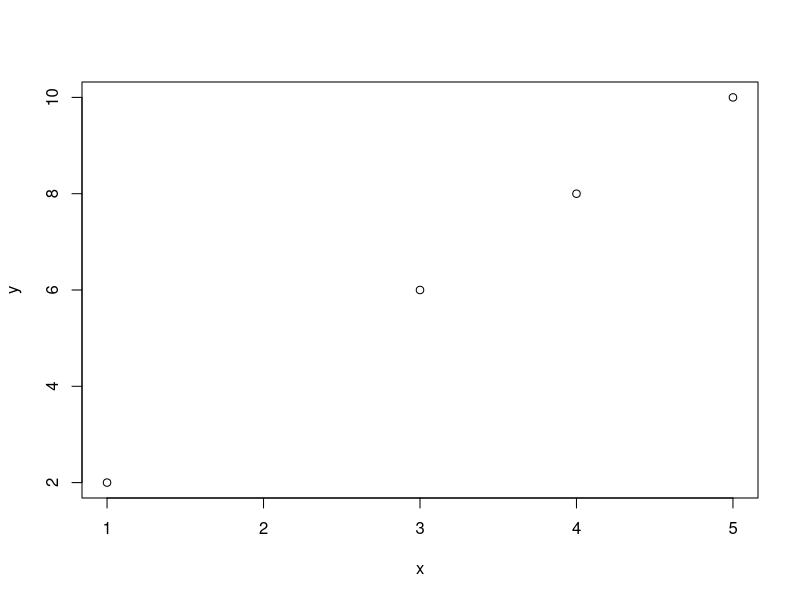

This chart was generated by the following R code:
## ---- chunk 1
1 + 1
## ---- chunk 2
x <- c(1, 3, 4, 5)
y <- c(2, 6, 8, 10)
plot(x, y)
